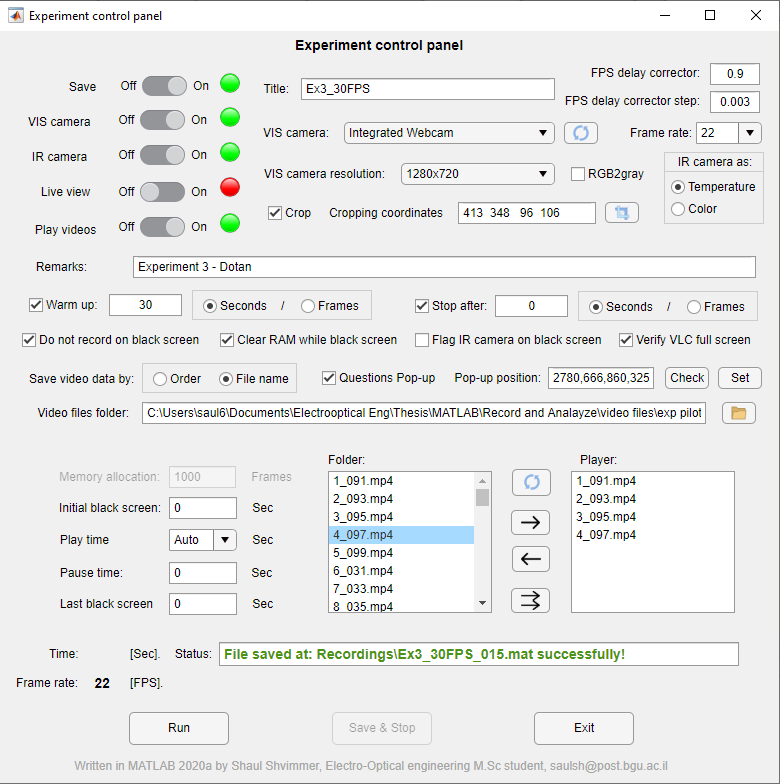
%> input picture Control panel image.PNG, 780 x 784 px
$ octave --eval "result = img_enhancement(imread('Control panel image.PNG'));"   (GNU Octave 9; MATLAB toolbox functions it lacks are replaced by stand-ins)
%> lines starting %> are read from the running program, lines starting %| are printed output that depends on the picture
function better_frame = img_enhancement(frame)

if length(size(frame)) == 3 % case color image

    better_frame = histeq(frame); % perofrms histogram equalization
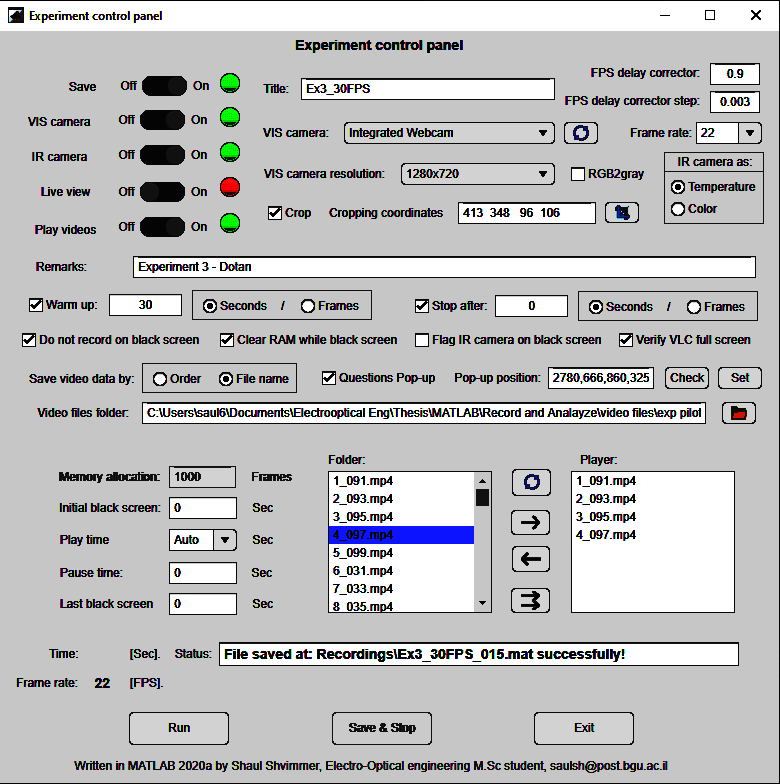
%> better_frame: size 784x780x3 uint8; mean R, G, B 190.2, 190.4, 191.1
    better_frame(:,:,1) = medfilt2(better_frame(:,:,1), [5, 5]); % performs 2D median filter
    better_frame(:,:,2) = medfilt2(better_frame(:,:,2), [5, 5]); % performs 2D median filter
    better_frame(:,:,3) = medfilt2(better_frame(:,:,3), [5, 5]); % performs 2D median filter
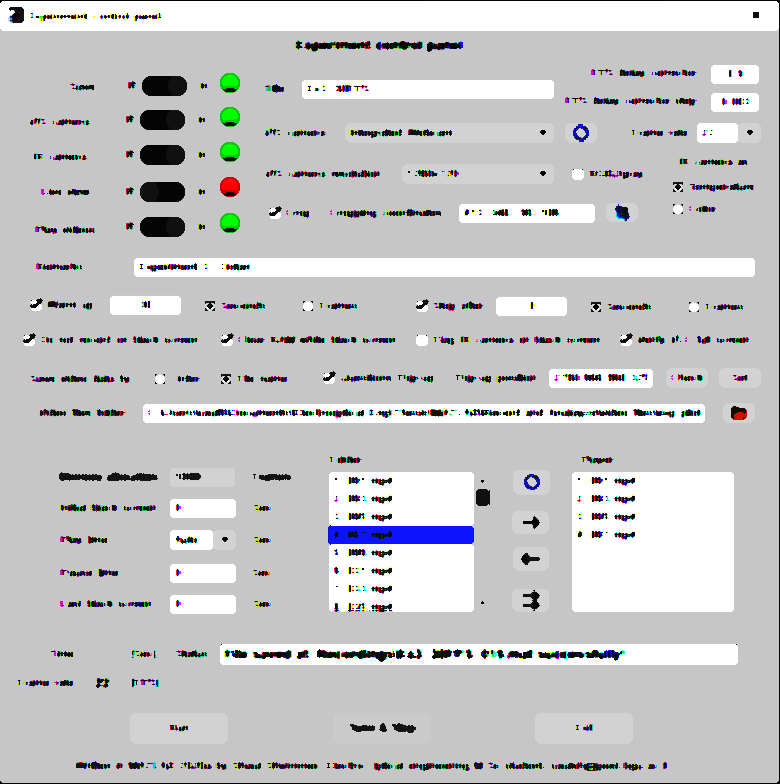
%> better_frame: size 784x780x3 uint8; mean R, G, B 198.1, 198.3, 199.1
    better_frame = rgb2gray(better_frame); % RGB image to gray scale
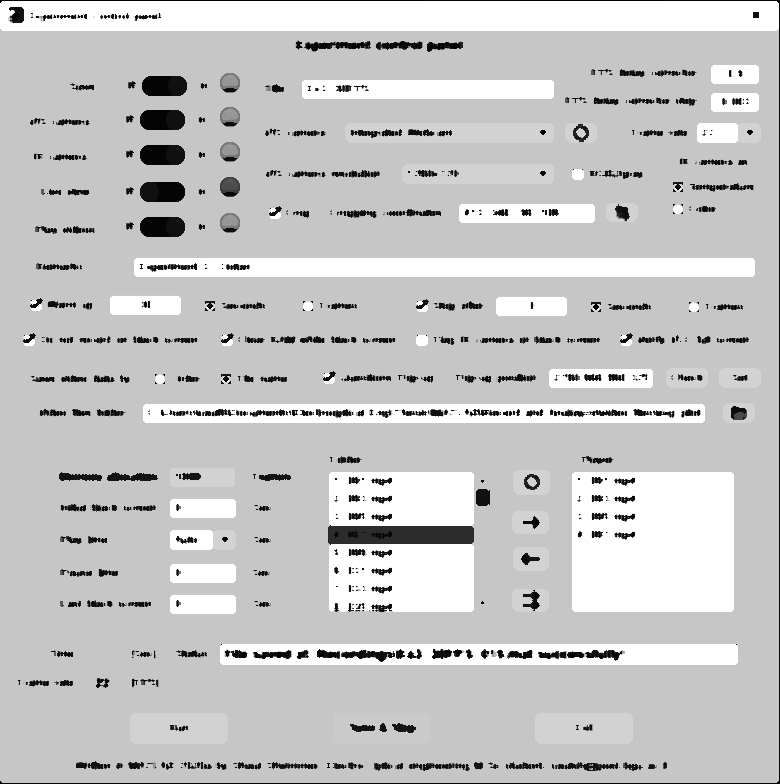
%> better_frame: size 784x780 uint8; min 0, max 255, mean 198.4
    better_frame = imgaussfilt(better_frame); % perform 2D gaussian filter
    better_frame = histeq(better_frame);
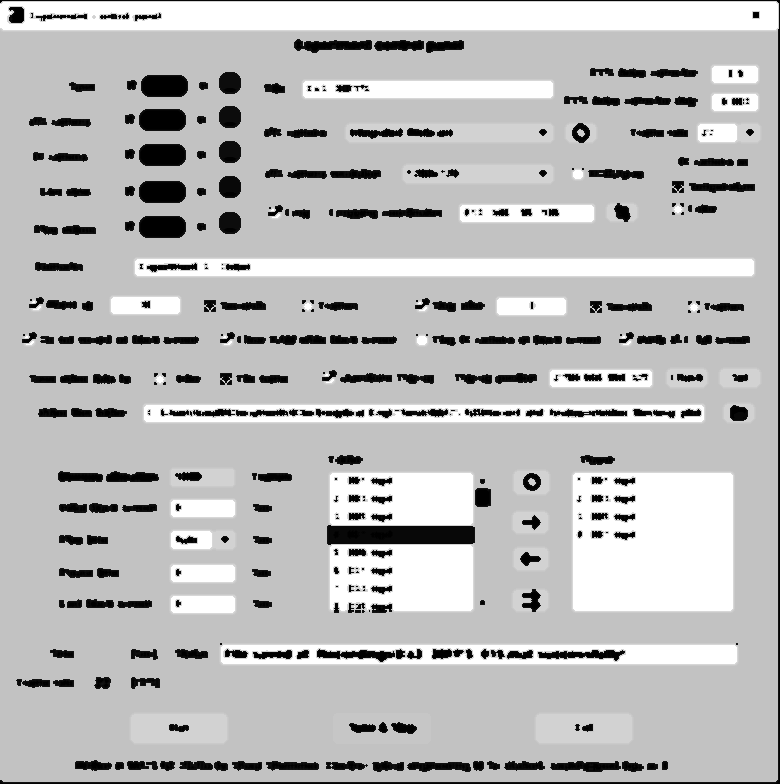
%> better_frame: size 784x780 uint8; min 0, max 255, mean 187.4

else % case black & white image (thermal)

    better_frame = frame ./ max(max(frame));
    better_frame = better_frame .* 256;
    better_frame = uint8(better_frame);
    %better_frame = histeq(better_frame);

end

end
